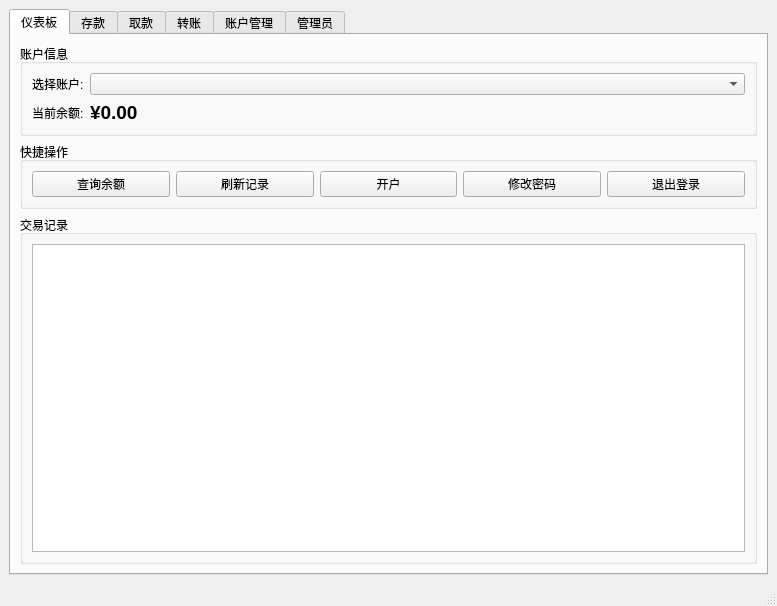
<?xml version="1.0" encoding="UTF-8"?>
<ui version="4.0">
 <class>MainWindow</class>
 <widget class="QMainWindow" name="MainWindow">
  <property name="geometry">
   <rect>
    <x>0</x>
    <y>0</y>
    <width>777</width>
    <height>606</height>
   </rect>
  </property>
  <property name="windowTitle">
   <string>银行账户管理系统</string>
  </property>
  <widget class="QWidget" name="centralwidget">
   <layout class="QVBoxLayout" name="verticalLayout">
    <item>
     <widget class="QTabWidget" name="tabWidget">
      <property name="currentIndex">
       <number>0</number>
      </property>
      <widget class="QWidget" name="dashboardTab">
       <attribute name="title">
        <string>仪表板</string>
       </attribute>
       <layout class="QVBoxLayout" name="verticalLayout_2">
        <item>
         <widget class="QGroupBox" name="groupBox">
          <property name="title">
           <string>账户信息</string>
          </property>
          <layout class="QFormLayout" name="formLayout">
           <item row="0" column="0">
            <widget class="QLabel" name="label">
             <property name="text">
              <string>选择账户:</string>
             </property>
            </widget>
           </item>
           <item row="0" column="1">
            <widget class="QComboBox" name="comboAccounts"/>
           </item>
           <item row="1" column="0">
            <widget class="QLabel" name="label_2">
             <property name="text">
              <string>当前余额:</string>
             </property>
            </widget>
           </item>
           <item row="1" column="1">
            <widget class="QLabel" name="labelBalance">
             <property name="font">
              <font>
               <pointsize>14</pointsize>
               <bold>true</bold>
              </font>
             </property>
             <property name="text">
              <string>¥0.00</string>
             </property>
            </widget>
           </item>
          </layout>
         </widget>
        </item>
        <item>
         <widget class="QGroupBox" name="groupBox_2">
          <property name="title">
           <string>快捷操作</string>
          </property>
          <layout class="QGridLayout" name="gridLayout">
           <item row="0" column="0">
            <widget class="QPushButton" name="btnCheckBalance">
             <property name="text">
              <string>查询余额</string>
             </property>
            </widget>
           </item>
           <item row="0" column="1">
            <widget class="QPushButton" name="btnRefreshHistory">
             <property name="text">
              <string>刷新记录</string>
             </property>
            </widget>
           </item>
           <item row="0" column="2">
            <widget class="QPushButton" name="btnCreateAccount">
             <property name="text">
              <string>开户</string>
             </property>
            </widget>
           </item>
           <item row="0" column="3">
            <widget class="QPushButton" name="btnChangePassword">
             <property name="text">
              <string>修改密码</string>
             </property>
            </widget>
           </item>
           <item row="0" column="4">
            <widget class="QPushButton" name="btnLogout">
             <property name="text">
              <string>退出登录</string>
             </property>
            </widget>
           </item>
          </layout>
         </widget>
        </item>
        <item>
         <widget class="QGroupBox" name="groupBox_3">
          <property name="title">
           <string>交易记录</string>
          </property>
          <layout class="QVBoxLayout" name="verticalLayout_3">
           <item>
            <widget class="QTableWidget" name="tableHistory">
             <property name="alternatingRowColors">
              <bool>true</bool>
             </property>
            </widget>
           </item>
          </layout>
         </widget>
        </item>
       </layout>
      </widget>
      <widget class="QWidget" name="depositTab">
       <attribute name="title">
        <string>存款</string>
       </attribute>
       <layout class="QVBoxLayout" name="verticalLayout_4">
        <item>
         <widget class="QGroupBox" name="groupBox_4">
          <property name="title">
           <string>存款操作</string>
          </property>
          <layout class="QFormLayout" name="formLayout_2">
           <item row="0" column="0">
            <widget class="QLabel" name="label_3">
             <property name="text">
              <string>存款金额:</string>
             </property>
            </widget>
           </item>
           <item row="0" column="1">
            <widget class="QLineEdit" name="txtDepositAmount">
             <property name="placeholderText">
              <string>请输入存款金额</string>
             </property>
            </widget>
           </item>
           <item row="1" column="0" colspan="2">
            <widget class="QPushButton" name="btnDeposit">
             <property name="text">
              <string>确认存款</string>
             </property>
            </widget>
           </item>
          </layout>
          <widget class="QLabel" name="label_9">
           <property name="geometry">
            <rect>
             <x>0</x>
             <y>0</y>
             <width>100</width>
             <height>30</height>
            </rect>
           </property>
           <property name="text">
            <string>单位：元</string>
           </property>
           <property name="alignment">
            <set>Qt::AlignRight|Qt::AlignTop|Qt::AlignTrailing</set>
           </property>
          </widget>
         </widget>
        </item>
        <item>
         <spacer name="verticalSpacer">
          <property name="orientation">
           <enum>Qt::Vertical</enum>
          </property>
          <property name="sizeHint" stdset="0">
           <size>
            <width>20</width>
            <height>40</height>
           </size>
          </property>
         </spacer>
        </item>
        <item>
         <spacer name="verticalSpacer_2">
          <property name="orientation">
           <enum>Qt::Vertical</enum>
          </property>
          <property name="sizeHint" stdset="0">
           <size>
            <width>20</width>
            <height>40</height>
           </size>
          </property>
         </spacer>
        </item>
        <item>
         <widget class="QTextEdit" name="textEdit">
          <property name="readOnly">
           <bool>true</bool>
          </property>
          <property name="html">
           <string>&lt;!DOCTYPE HTML PUBLIC &quot;-//W3C//DTD HTML 4.0//EN&quot; &quot;http://www.w3.org/TR/REC-html40/strict.dtd&quot;&gt;
&lt;html&gt;&lt;head&gt;&lt;meta name=&quot;qrichtext&quot; content=&quot;1&quot; /&gt;&lt;meta charset=&quot;utf-8&quot; /&gt;&lt;style type=&quot;text/css&quot;&gt;
p, li { white-space: pre-wrap; }
hr { height: 1px; border-width: 0; }
li.unchecked::marker { content: &quot;\2610&quot;; }
li.checked::marker { content: &quot;\2612&quot;; }
&lt;/style&gt;&lt;/head&gt;&lt;body style=&quot; font-family:'Microsoft YaHei UI'; font-size:9pt; font-weight:400; font-style:normal;&quot;&gt;
&lt;p style=&quot; margin-top:0px; margin-bottom:0px; margin-left:0px; margin-right:0px; -qt-block-indent:0; text-indent:0px;&quot;&gt;&lt;span style=&quot; font-family:'SimSun'; font-size:10pt; color:#555555;&quot;&gt;存款说明：&lt;/span&gt;&lt;/p&gt;
&lt;p style=&quot; margin-top:0px; margin-bottom:0px; margin-left:0px; margin-right:0px; -qt-block-indent:0; text-indent:0px;&quot;&gt;&lt;span style=&quot; font-family:'SimSun'; font-size:10pt; color:#555555;&quot;&gt;1. 存款金额必须大于0&lt;/span&gt;&lt;/p&gt;
&lt;p style=&quot; margin-top:0px; margin-bottom:0px; margin-left:0px; margin-right:0px; -qt-block-indent:0; text-indent:0px;&quot;&gt;&lt;span style=&quot; font-family:'SimSun'; font-size:10pt; color:#555555;&quot;&gt;2. 存款会立即到账&lt;/span&gt;&lt;/p&gt;
&lt;p style=&quot; margin-top:0px; margin-bottom:0px; margin-left:0px; margin-right:0px; -qt-block-indent:0; text-indent:0px;&quot;&gt;&lt;span style=&quot; font-family:'SimSun'; font-size:10pt; color:#555555;&quot;&gt;3. 存款记录可在交易记录中查看&lt;/span&gt;&lt;/p&gt;&lt;/body&gt;&lt;/html&gt;</string>
          </property>
         </widget>
        </item>
       </layout>
      </widget>
      <widget class="QWidget" name="withdrawTab">
       <attribute name="title">
        <string>取款</string>
       </attribute>
       <layout class="QVBoxLayout" name="verticalLayout_5">
        <item>
         <widget class="QGroupBox" name="groupBox_5">
          <property name="title">
           <string>取款操作</string>
          </property>
          <layout class="QFormLayout" name="formLayout_3">
           <item row="0" column="0">
            <widget class="QLabel" name="label_4">
             <property name="text">
              <string>取款金额:</string>
             </property>
            </widget>
           </item>
           <item row="0" column="1">
            <widget class="QLineEdit" name="txtWithdrawAmount">
             <property name="placeholderText">
              <string>请输入取款金额</string>
             </property>
            </widget>
           </item>
           <item row="1" column="0" colspan="2">
            <widget class="QPushButton" name="btnWithdraw">
             <property name="text">
              <string>确认取款</string>
             </property>
            </widget>
           </item>
          </layout>
          <widget class="QLabel" name="label_10">
           <property name="geometry">
            <rect>
             <x>0</x>
             <y>0</y>
             <width>100</width>
             <height>30</height>
            </rect>
           </property>
           <property name="text">
            <string>单位：元</string>
           </property>
           <property name="alignment">
            <set>Qt::AlignRight|Qt::AlignTop|Qt::AlignTrailing</set>
           </property>
          </widget>
         </widget>
        </item>
        <item>
         <spacer name="verticalSpacer_3">
          <property name="orientation">
           <enum>Qt::Vertical</enum>
          </property>
          <property name="sizeHint" stdset="0">
           <size>
            <width>20</width>
            <height>40</height>
           </size>
          </property>
         </spacer>
        </item>
        <item>
         <spacer name="verticalSpacer_4">
          <property name="orientation">
           <enum>Qt::Vertical</enum>
          </property>
          <property name="sizeHint" stdset="0">
           <size>
            <width>20</width>
            <height>40</height>
           </size>
          </property>
         </spacer>
        </item>
        <item>
         <widget class="QTextEdit" name="textEdit_2">
          <property name="readOnly">
           <bool>true</bool>
          </property>
          <property name="html">
           <string>&lt;!DOCTYPE HTML PUBLIC &quot;-//W3C//DTD HTML 4.0//EN&quot; &quot;http://www.w3.org/TR/REC-html40/strict.dtd&quot;&gt;
&lt;html&gt;&lt;head&gt;&lt;meta name=&quot;qrichtext&quot; content=&quot;1&quot; /&gt;&lt;meta charset=&quot;utf-8&quot; /&gt;&lt;style type=&quot;text/css&quot;&gt;
p, li { white-space: pre-wrap; }
hr { height: 1px; border-width: 0; }
li.unchecked::marker { content: &quot;\2610&quot;; }
li.checked::marker { content: &quot;\2612&quot;; }
&lt;/style&gt;&lt;/head&gt;&lt;body style=&quot; font-family:'Microsoft YaHei UI'; font-size:9pt; font-weight:400; font-style:normal;&quot;&gt;
&lt;p style=&quot; margin-top:0px; margin-bottom:0px; margin-left:0px; margin-right:0px; -qt-block-indent:0; text-indent:0px;&quot;&gt;&lt;span style=&quot; font-family:'SimSun'; font-size:10pt; color:#555555;&quot;&gt;取款说明：&lt;/span&gt;&lt;/p&gt;
&lt;p style=&quot; margin-top:0px; margin-bottom:0px; margin-left:0px; margin-right:0px; -qt-block-indent:0; text-indent:0px;&quot;&gt;&lt;span style=&quot; font-family:'SimSun'; font-size:10pt; color:#555555;&quot;&gt;1. 取款金额必须大于0&lt;/span&gt;&lt;/p&gt;
&lt;p style=&quot; margin-top:0px; margin-bottom:0px; margin-left:0px; margin-right:0px; -qt-block-indent:0; text-indent:0px;&quot;&gt;&lt;span style=&quot; font-family:'SimSun'; font-size:10pt; color:#555555;&quot;&gt;2. 取款金额不能超过账户余额&lt;/span&gt;&lt;/p&gt;
&lt;p style=&quot; margin-top:0px; margin-bottom:0px; margin-left:0px; margin-right:0px; -qt-block-indent:0; text-indent:0px;&quot;&gt;&lt;span style=&quot; font-family:'SimSun'; font-size:10pt; color:#555555;&quot;&gt;3. 取款会立即生效&lt;/span&gt;&lt;/p&gt;&lt;/body&gt;&lt;/html&gt;</string>
          </property>
         </widget>
        </item>
       </layout>
      </widget>
      <widget class="QWidget" name="transferTab">
       <attribute name="title">
        <string>转账</string>
       </attribute>
       <layout class="QVBoxLayout" name="verticalLayout_6">
        <item>
         <widget class="QGroupBox" name="groupBox_6">
          <property name="title">
           <string>转账操作</string>
          </property>
          <layout class="QFormLayout" name="formLayout_4">
           <item row="0" column="0">
            <widget class="QLabel" name="label_5">
             <property name="text">
              <string>目标账户:</string>
             </property>
            </widget>
           </item>
           <item row="0" column="1">
            <widget class="QLineEdit" name="txtTargetAccount">
             <property name="placeholderText">
              <string>请输入收款方账户号</string>
             </property>
            </widget>
           </item>
           <item row="1" column="0">
            <widget class="QLabel" name="label_6">
             <property name="text">
              <string>转账金额:</string>
             </property>
            </widget>
           </item>
           <item row="1" column="1">
            <widget class="QLineEdit" name="txtTransferAmount">
             <property name="placeholderText">
              <string>请输入转账金额</string>
             </property>
            </widget>
           </item>
           <item row="2" column="0" colspan="2">
            <widget class="QPushButton" name="btnTransfer">
             <property name="text">
              <string>确认转账</string>
             </property>
            </widget>
           </item>
          </layout>
          <widget class="QLabel" name="label_11">
           <property name="geometry">
            <rect>
             <x>0</x>
             <y>0</y>
             <width>100</width>
             <height>30</height>
            </rect>
           </property>
           <property name="text">
            <string>单位：元</string>
           </property>
           <property name="textFormat">
            <enum>Qt::AutoText</enum>
           </property>
           <property name="alignment">
            <set>Qt::AlignRight|Qt::AlignTop|Qt::AlignTrailing</set>
           </property>
           <property name="wordWrap">
            <bool>false</bool>
           </property>
          </widget>
         </widget>
        </item>
        <item>
         <spacer name="verticalSpacer_5">
          <property name="orientation">
           <enum>Qt::Vertical</enum>
          </property>
          <property name="sizeHint" stdset="0">
           <size>
            <width>20</width>
            <height>40</height>
           </size>
          </property>
         </spacer>
        </item>
        <item>
         <spacer name="verticalSpacer_6">
          <property name="orientation">
           <enum>Qt::Vertical</enum>
          </property>
          <property name="sizeHint" stdset="0">
           <size>
            <width>20</width>
            <height>40</height>
           </size>
          </property>
         </spacer>
        </item>
        <item>
         <widget class="QTextEdit" name="textEdit_3">
          <property name="readOnly">
           <bool>true</bool>
          </property>
          <property name="html">
           <string>&lt;!DOCTYPE HTML PUBLIC &quot;-//W3C//DTD HTML 4.0//EN&quot; &quot;http://www.w3.org/TR/REC-html40/strict.dtd&quot;&gt;
&lt;html&gt;&lt;head&gt;&lt;meta name=&quot;qrichtext&quot; content=&quot;1&quot; /&gt;&lt;meta charset=&quot;utf-8&quot; /&gt;&lt;style type=&quot;text/css&quot;&gt;
p, li { white-space: pre-wrap; }
hr { height: 1px; border-width: 0; }
li.unchecked::marker { content: &quot;\2610&quot;; }
li.checked::marker { content: &quot;\2612&quot;; }
&lt;/style&gt;&lt;/head&gt;&lt;body style=&quot; font-family:'Microsoft YaHei UI'; font-size:9pt; font-weight:400; font-style:normal;&quot;&gt;
&lt;p style=&quot; margin-top:0px; margin-bottom:0px; margin-left:0px; margin-right:0px; -qt-block-indent:0; text-indent:0px;&quot;&gt;&lt;span style=&quot; font-family:'SimSun'; font-size:10pt; color:#555555;&quot;&gt;转账说明：&lt;/span&gt;&lt;/p&gt;
&lt;p style=&quot; margin-top:0px; margin-bottom:0px; margin-left:0px; margin-right:0px; -qt-block-indent:0; text-indent:0px;&quot;&gt;&lt;span style=&quot; font-family:'SimSun'; font-size:10pt; color:#555555;&quot;&gt;1. 转账金额必须大于0&lt;/span&gt;&lt;/p&gt;
&lt;p style=&quot; margin-top:0px; margin-bottom:0px; margin-left:0px; margin-right:0px; -qt-block-indent:0; text-indent:0px;&quot;&gt;&lt;span style=&quot; font-family:'SimSun'; font-size:10pt; color:#555555;&quot;&gt;2. 转账金额不能超过账户余额&lt;/span&gt;&lt;/p&gt;
&lt;p style=&quot; margin-top:0px; margin-bottom:0px; margin-left:0px; margin-right:0px; -qt-block-indent:0; text-indent:0px;&quot;&gt;&lt;span style=&quot; font-family:'SimSun'; font-size:10pt; color:#555555;&quot;&gt;3. 请确保目标账户号正确&lt;/span&gt;&lt;/p&gt;
&lt;p style=&quot; margin-top:0px; margin-bottom:0px; margin-left:0px; margin-right:0px; -qt-block-indent:0; text-indent:0px;&quot;&gt;&lt;span style=&quot; font-family:'SimSun'; font-size:10pt; color:#555555;&quot;&gt;4. 不能转账给自己的账户&lt;/span&gt;&lt;/p&gt;&lt;/body&gt;&lt;/html&gt;</string>
          </property>
         </widget>
        </item>
       </layout>
      </widget>
      <widget class="QWidget" name="accountTab">
       <attribute name="title">
        <string>账户管理</string>
       </attribute>
       <layout class="QVBoxLayout" name="verticalLayout_7">
        <item>
         <widget class="QGroupBox" name="groupBox_7">
          <property name="title">
           <string>开户操作</string>
          </property>
          <layout class="QFormLayout" name="formLayout_5">
           <item row="0" column="0">
            <widget class="QLabel" name="label_7">
             <property name="text">
              <string>账户类型:</string>
             </property>
            </widget>
           </item>
           <item row="0" column="1">
            <widget class="QComboBox" name="comboAccountType">
             <item>
              <property name="text">
               <string>储蓄账户</string>
              </property>
             </item>
             <item>
              <property name="text">
               <string>活期账户</string>
              </property>
             </item>
             <item>
              <property name="text">
               <string>定期账户</string>
              </property>
             </item>
            </widget>
           </item>
           <item row="1" column="0" colspan="2">
            <widget class="QPushButton" name="btnCreateAccount_2">
             <property name="text">
              <string>创建新账户</string>
             </property>
            </widget>
           </item>
          </layout>
         </widget>
        </item>
        <item>
         <spacer name="verticalSpacer_7">
          <property name="orientation">
           <enum>Qt::Vertical</enum>
          </property>
          <property name="sizeHint" stdset="0">
           <size>
            <width>20</width>
            <height>40</height>
           </size>
          </property>
         </spacer>
        </item>
        <item>
         <spacer name="verticalSpacer_8">
          <property name="orientation">
           <enum>Qt::Vertical</enum>
          </property>
          <property name="sizeHint" stdset="0">
           <size>
            <width>20</width>
            <height>40</height>
           </size>
          </property>
         </spacer>
        </item>
        <item>
         <widget class="QTextEdit" name="textEdit_4">
          <property name="readOnly">
           <bool>true</bool>
          </property>
          <property name="html">
           <string>&lt;!DOCTYPE HTML PUBLIC &quot;-//W3C//DTD HTML 4.0//EN&quot; &quot;http://www.w3.org/TR/REC-html40/strict.dtd&quot;&gt;
&lt;html&gt;&lt;head&gt;&lt;meta name=&quot;qrichtext&quot; content=&quot;1&quot; /&gt;&lt;meta charset=&quot;utf-8&quot; /&gt;&lt;style type=&quot;text/css&quot;&gt;
p, li { white-space: pre-wrap; }
hr { height: 1px; border-width: 0; }
li.unchecked::marker { content: &quot;\2610&quot;; }
li.checked::marker { content: &quot;\2612&quot;; }
&lt;/style&gt;&lt;/head&gt;&lt;body style=&quot; font-family:'Microsoft YaHei UI'; font-size:9pt; font-weight:400; font-style:normal;&quot;&gt;
&lt;p style=&quot; margin-top:0px; margin-bottom:0px; margin-left:0px; margin-right:0px; -qt-block-indent:0; text-indent:0px;&quot;&gt;&lt;span style=&quot; font-family:'SimSun'; font-size:10pt; color:#555555;&quot;&gt;开户说明：&lt;/span&gt;&lt;/p&gt;
&lt;p style=&quot; margin-top:0px; margin-bottom:0px; margin-left:0px; margin-right:0px; -qt-block-indent:0; text-indent:0px;&quot;&gt;&lt;span style=&quot; font-family:'SimSun'; font-size:10pt; color:#555555;&quot;&gt;1. 每个用户可以拥有多个账户&lt;/span&gt;&lt;/p&gt;
&lt;p style=&quot; margin-top:0px; margin-bottom:0px; margin-left:0px; margin-right:0px; -qt-block-indent:0; text-indent:0px;&quot;&gt;&lt;span style=&quot; font-family:'SimSun'; font-size:10pt; color:#555555;&quot;&gt;2. 账户创建后会分配唯一的账户号&lt;/span&gt;&lt;/p&gt;
&lt;p style=&quot; margin-top:0px; margin-bottom:0px; margin-left:0px; margin-right:0px; -qt-block-indent:0; text-indent:0px;&quot;&gt;&lt;span style=&quot; font-family:'SimSun'; font-size:10pt; color:#555555;&quot;&gt;3. 初始余额为0&lt;/span&gt;&lt;/p&gt;
&lt;p style=&quot; margin-top:0px; margin-bottom:0px; margin-left:0px; margin-right:0px; -qt-block-indent:0; text-indent:0px;&quot;&gt;&lt;span style=&quot; font-family:'SimSun'; font-size:10pt; color:#555555;&quot;&gt;4. 请妥善保管您的账户信息&lt;/span&gt;&lt;/p&gt;&lt;/body&gt;&lt;/html&gt;</string>
          </property>
         </widget>
        </item>
       </layout>
      </widget>
      <widget class="QWidget" name="adminTab">
       <attribute name="title">
        <string>管理员</string>
       </attribute>
       <layout class="QVBoxLayout" name="verticalLayout_8">
        <item>
         <widget class="QTabWidget" name="tabWidgetAdmin">
          <property name="currentIndex">
           <number>1</number>
          </property>
          <widget class="QWidget" name="userManagementTab">
           <attribute name="title">
            <string>用户管理</string>
           </attribute>
           <layout class="QVBoxLayout" name="verticalLayout_9">
            <item>
             <widget class="QTableWidget" name="tableUsers">
              <property name="alternatingRowColors">
               <bool>true</bool>
              </property>
             </widget>
            </item>
            <item>
             <layout class="QHBoxLayout" name="horizontalLayout_5">
              <item>
               <widget class="QPushButton" name="btnRefreshUsers">
                <property name="text">
                 <string>刷新用户列表</string>
                </property>
               </widget>
              </item>
              <item>
               <widget class="QPushButton" name="btnDeleteUser">
                <property name="text">
                 <string>删除选中用户</string>
                </property>
               </widget>
              </item>
              <item>
               <spacer name="horizontalSpacer_5">
                <property name="orientation">
                 <enum>Qt::Horizontal</enum>
                </property>
                <property name="sizeHint" stdset="0">
                 <size>
                  <width>0</width>
                  <height>0</height>
                 </size>
                </property>
               </spacer>
              </item>
             </layout>
            </item>
           </layout>
          </widget>
          <widget class="QWidget" name="accountManagementTab">
           <attribute name="title">
            <string>账户管理</string>
           </attribute>
           <layout class="QVBoxLayout" name="verticalLayout_10">
            <item>
             <widget class="QTableWidget" name="tableAllAccounts">
              <property name="alternatingRowColors">
               <bool>true</bool>
              </property>
             </widget>
            </item>
            <item>
             <layout class="QHBoxLayout" name="horizontalLayout_6">
              <item>
               <widget class="QPushButton" name="btnRefreshAccounts">
                <property name="text">
                 <string>刷新账户列表</string>
                </property>
               </widget>
              </item>
              <item>
               <widget class="QPushButton" name="btnFreezeAccount">
                <property name="text">
                 <string>冻结选中账户</string>
                </property>
               </widget>
              </item>
              <item>
               <widget class="QPushButton" name="btnUnfreezeAccount">
                <property name="text">
                 <string>解冻选中账户</string>
                </property>
               </widget>
              </item>
              <item>
               <widget class="QPushButton" name="btnDeleteAccount">
                <property name="text">
                 <string>删除选中账户</string>
                </property>
               </widget>
              </item>
              <item>
               <spacer name="horizontalSpacer_6">
                <property name="orientation">
                 <enum>Qt::Horizontal</enum>
                </property>
                <property name="sizeHint" stdset="0">
                 <size>
                  <width>0</width>
                  <height>0</height>
                 </size>
                </property>
               </spacer>
              </item>
             </layout>
            </item>
           </layout>
          </widget>
         </widget>
        </item>
       </layout>
      </widget>
     </widget>
    </item>
   </layout>
  </widget>
  <widget class="QStatusBar" name="statusbar"/>
 </widget>
 <resources/>
 <connections/>
</ui>
